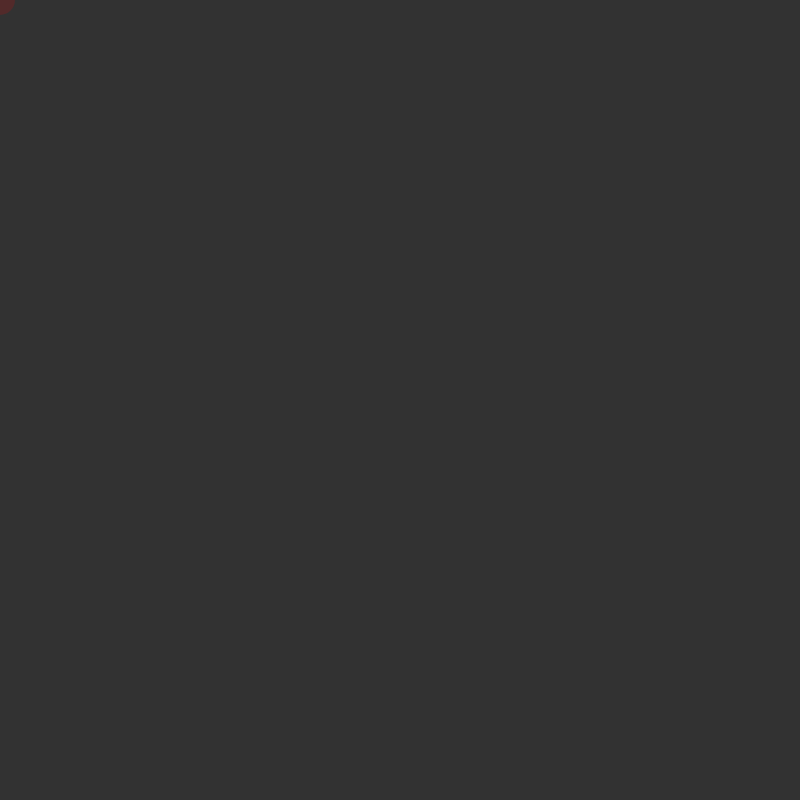
Frame 1 (no input)
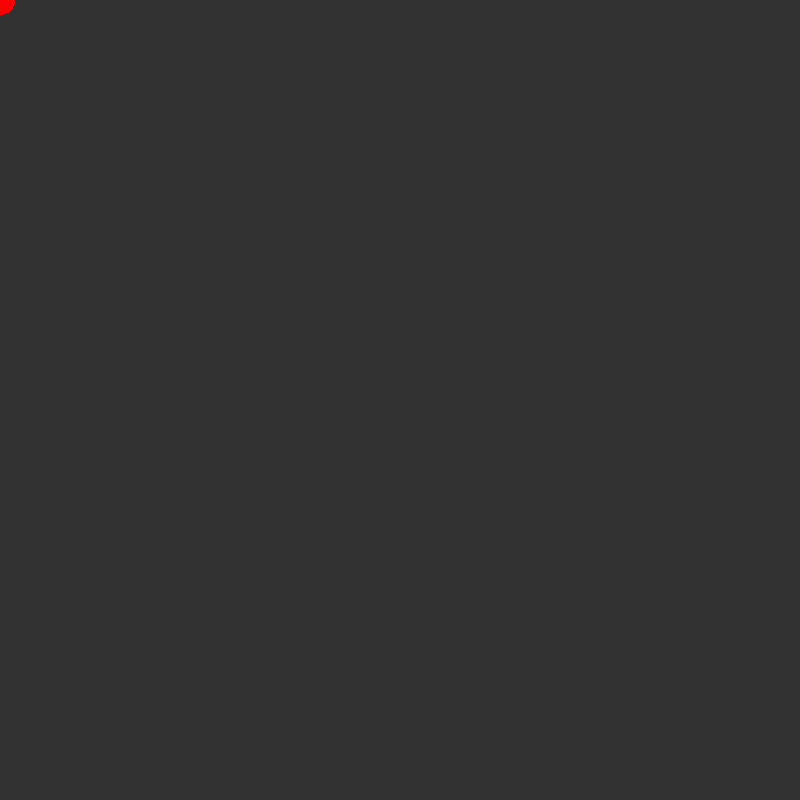
Frame 60 (no input)
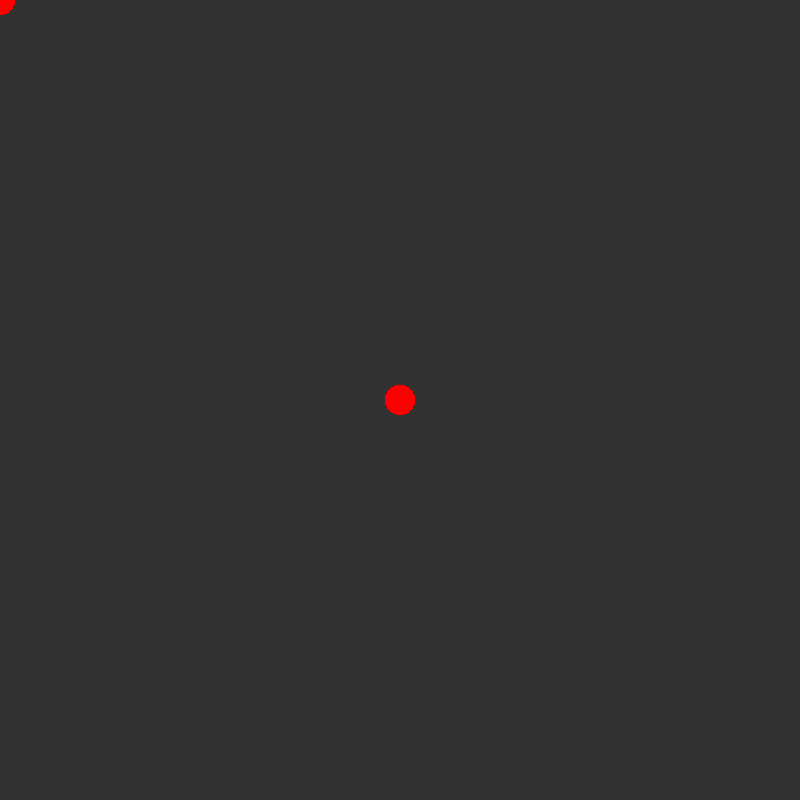
Frame 120 (the mouse pressed at the canvas centre since frame 60)

The p5.js sketch that drew these frames (run headless with seeded random() and noise() and a simulated clock; from frame 60 on, the mouse is pressed at the canvas centre):

// p5.js sketch
// ── sketch.js
function setup() {

	createCanvas(800,800);
	background (50);


}

function draw(){

	fill(300,0,0,40);
	noStroke();
	ellipse(mouseX,mouseY,30,30);

}
